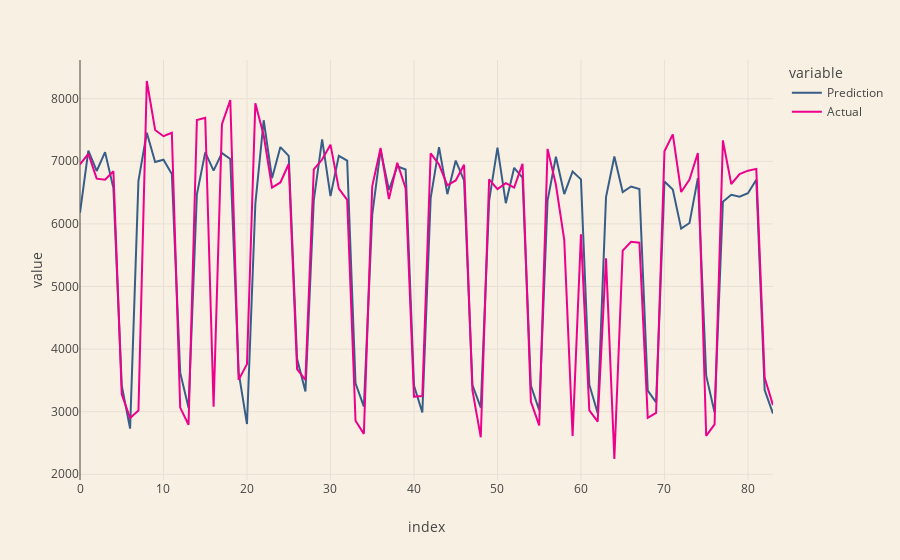

This figure's notebook cell:
### Code cell
model_stats_df = get_prediction_stats(load_test_ts, total_prediction, 'ARIMA-Zone')
stats = stats.append(model_stats_df)
print(model_stats_df)
pd.DataFrame({'Prediction': total_prediction,
              'Actual': load_test_ts.to_numpy()}).plot()
